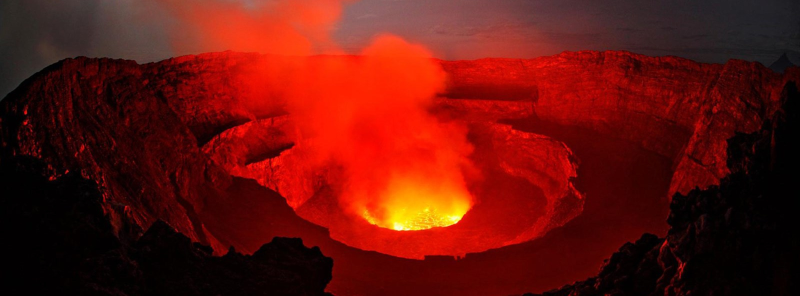
#> input picture Resources/images/nyiragonga.jpg, 1600 x 592 px, found by its file name (shown at 1/2 size)
$ python color_spaces.py
#> lines starting #> are read from the running program, lines starting #| are printed output that depends on the picture
import cv2 as cv
import numpy as np

img = cv.imread("Resources/Images/nyiragonga.jpg")
#> img is the input picture: shape (592, 1600, 3); mean B, G, R 12, 19.2, 102.3
img_resize = cv.resize(img, (1300,400), interpolation=cv.INTER_CUBIC)
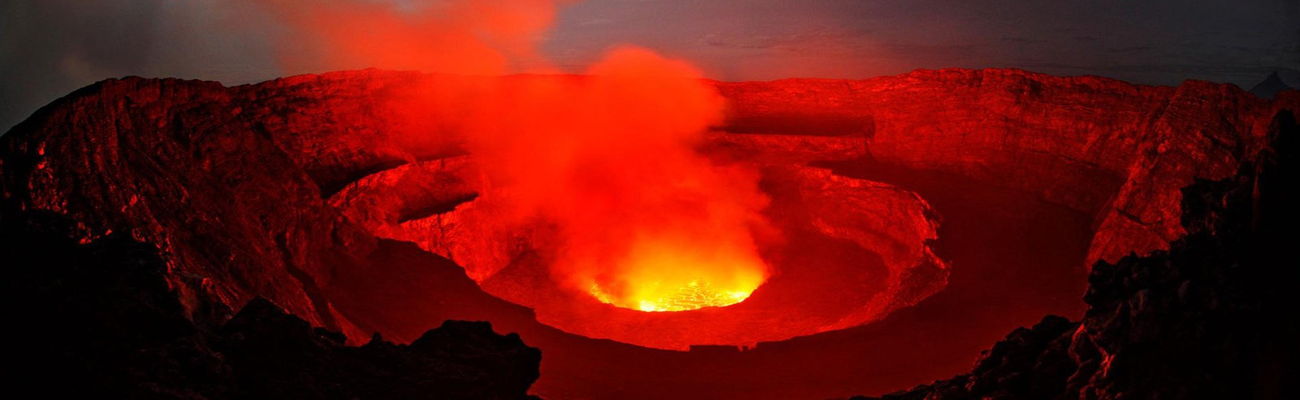
#> img_resize: shape (400, 1300, 3); mean B, G, R 12, 19.2, 102.3
blank = np.zeros(img_resize.shape[:2], dtype='uint8')
img_rgb = cv.cvtColor(img_resize, cv.COLOR_BGR2RGB)
cv.imshow("RGB", img_rgb)
cv.imshow("Nyiragonga", img_resize)

b,g,r = cv.split(img_resize)
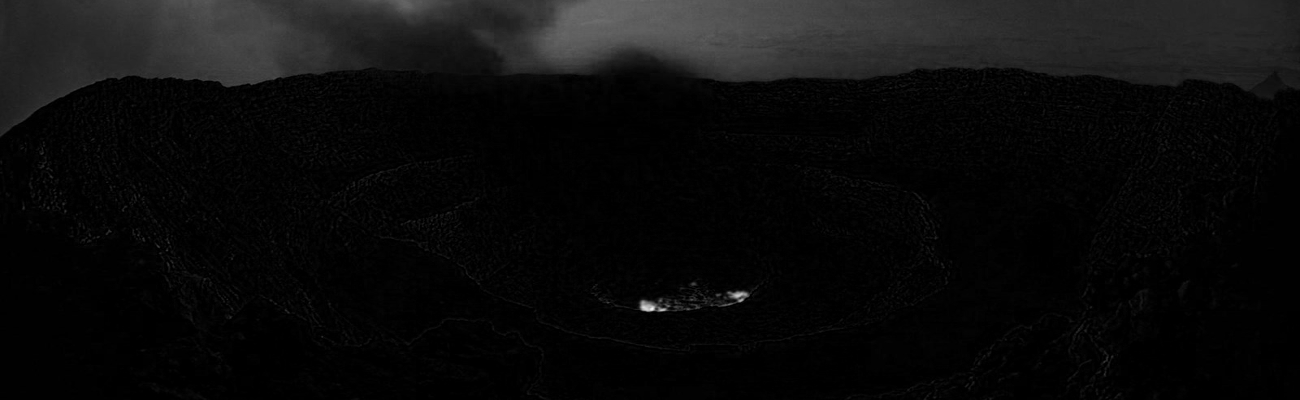
#> b: shape (400, 1300); min 0, max 243, mean 12
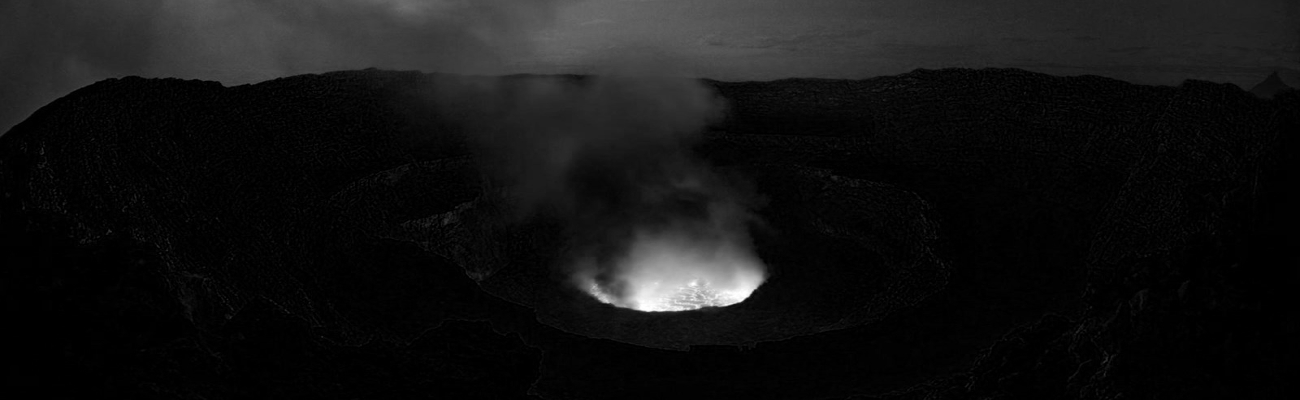
#> g: shape (400, 1300); min 0, max 255, mean 19.2
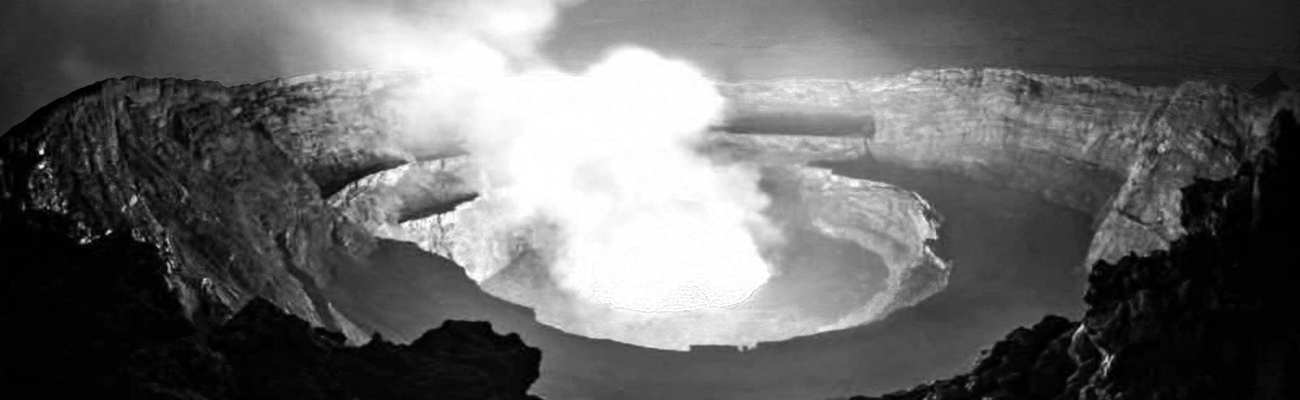
#> r: shape (400, 1300); min 0, max 255, mean 102.3
blue = cv.merge([b, blank, blank])
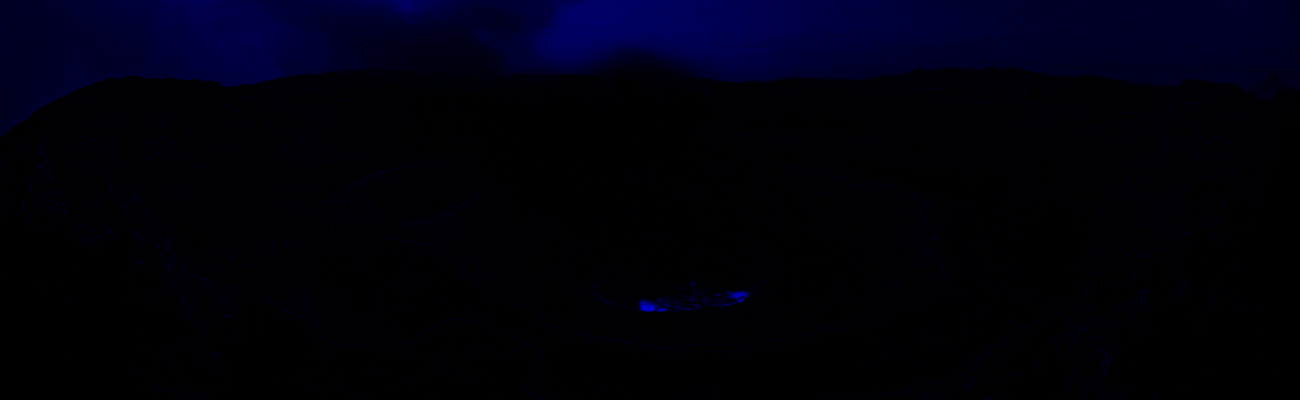
#> blue: shape (400, 1300, 3); mean of channels 0, 1, 2 12, 0, 0; drawn as B, G, R
red = cv.merge([blank, blank, r])
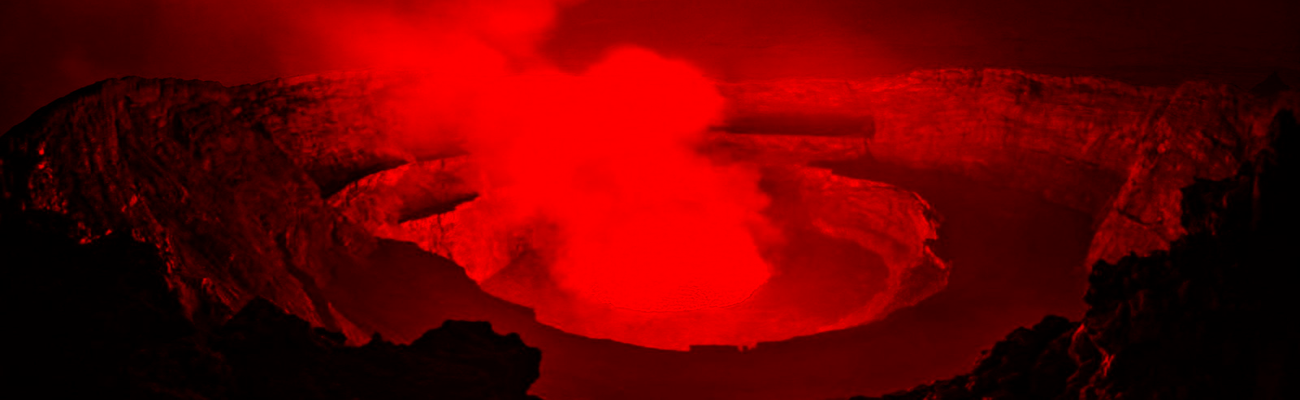
#> red: shape (400, 1300, 3); mean of channels 0, 1, 2 0, 0, 102.3; drawn as B, G, R
green = cv.merge([blank, g, blank])
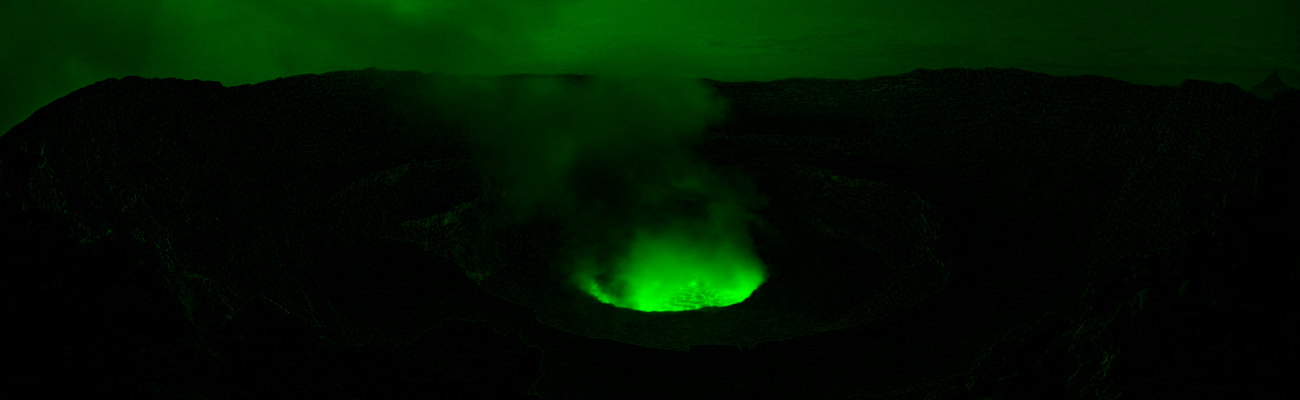
#> green: shape (400, 1300, 3); mean of channels 0, 1, 2 0, 19.2, 0; drawn as B, G, R
cv.imshow("Blue", blue)
cv.imshow("Red", red)
cv.imshow("Green", green)
cv.waitKey(0)
